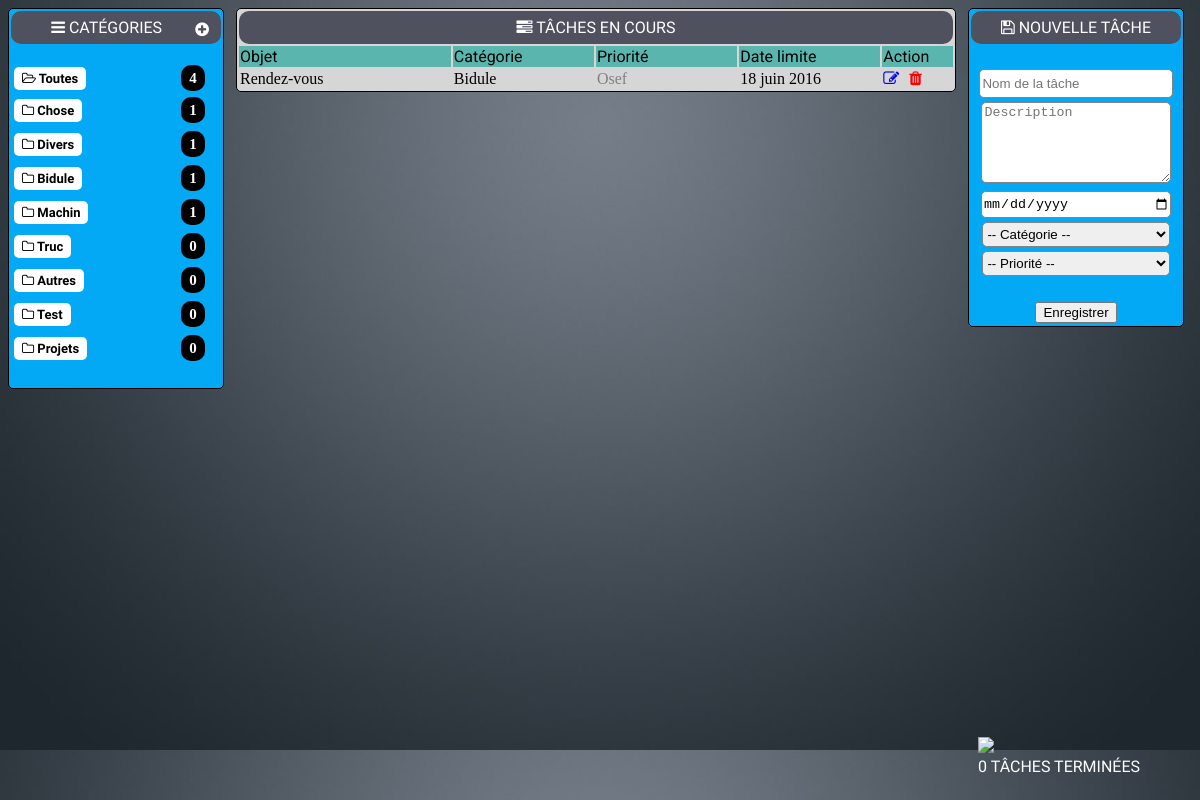
Page /index.php?cat=7 on the committed database.
### tables this page shows
CREATE TABLE `categories` (
  `id` int(11) NOT NULL,
  `categorie` varchar(50) NOT NULL
);

CREATE TABLE `taches` (
  `id` int(11) NOT NULL,
  `titre` varchar(255) NOT NULL,
  `etat` varchar(50) NOT NULL,
  `date` date NOT NULL,
  `id_categories` int(11) NOT NULL,
  `description` text
);

### cat.php (the view, shortened to what this page needs)
<?php
$countalle = $mysqli->query('
SELECT
COUNT(*) as countall
FROM taches');
$countall = $countalle->fetch_object();
?>
<table class="left">
<tr><td id="cat" class="titre" colspan="2" onclick="cacher();"><i class="fa fa-bars" aria-hidden="true"></i> Catégories <i class="fa fa-plus-circle plusss" aria-hidden="true"></i></td></tr>
    <tr><td >&nbsp;</td></tr>
    <tr><td class=""><a href="index.php"><span class="dossier"><i class="fa fa-folder-open-o" aria-hidden="true"></i> Toutes</span></a></td><td class="compteur"><span class="count"><?= $countall->countall ?></span></td></tr>
    <tr><td >
    <?php
    $categories = $mysqli->query('
SELECT c.id, c.categorie,
COUNT(t.id_categories) as count
FROM categories c
LEFT JOIN taches t
ON c.id = t.id_categories
GROUP BY c.categorie
ORDER BY count DESC');
    while ($cat = $categories->fetch_object()) {
        echo '<tr><td height="30px"><a href="index.php?cat='.$cat->id.'"><span class="dossier"><i class="fa fa-folder-o" aria-hidden="true"></i> '.$cat->categorie.'</span></a></td><td class="compteur"><span class="count">'.$cat->count.'</span></td></tr>';
    }
    ?>
            </td></tr><tr><td>&nbsp;</td></tr></table>
<?php
$result = $mysqli->query("SELECT COUNT(*) FROM corbeille");
$row_cnt = mysqli_fetch_row($result);
?>
<div class="trash" onclick="location.href='index.php?trashbin=view';">
    <img class="trash-img" src="img/trash.png">
    <div class="counttrash"><?= $row_cnt[0]; ?> Tâches terminées</div>
</div>

### liste.php (shortened to what this page needs)
<table class="center">
    <tr>
        <td colspan=5 class="titre"><i class="fa fa-tasks" aria-hidden="true"></i> Tâches en cours</td>
    </tr>
    <tr class="desctable">
        <td width=20%>Objet</td>
        <td width=20%>Catégorie</td>
        <td width=20%>Priorité</td>
        <td width=20%>Date limite</td>
        <td colspan="2">Action</td>
    </tr>
    <?php
    if (isset($_GET['cat'])) {
        $categ = $_GET['cat'];
        $tasklist = $mysqli->query("
SELECT * ,DATE_FORMAT(t.date, \"%d %M %Y\") AS formatted_date
, t.id as lid
 FROM taches t
JOIN categories c
ON t.id_categories = c.id
where id_categories = '$categ' ORDER BY DATE, etat DESC ");
        while ($list = $tasklist->fetch_object()) {
            echo '<tr><td width=30% class="tooltip" onmouseover="tooltip.pop(this, `' . $list->description . '`)" >' . $list->titre . '</td><td width=20% >' . $list->categorie . '</td><td class="' . $list->etat . '" width=20%>' . $list->etat . '</td><td width=20%>' . $list->formatted_date . '</td><td><a href="index.php?cat=' . $categ . '&id=' . $list->lid . '"><i class="fa fa-pencil-square-o"></i></a><a href="totrashbin.php?id=' . $list->lid . '"><i class="fa fa-trash red" aria-hidden="true"></i></a></td></tr>';
        }
    }
    ?>
</table>

### css/styles.css (style rules this page uses)
.left { float: left; background-color: #03A9F4; border-radius: 5px; border: 1px solid black; width: 18vw; }
.center { float: left; background-color: #D6D6D6; margin-left: 1vw; width: 60vw; border-radius: 5px; border: 1px solid black; }
.titre { background-color: #4F515E; color: white; padding: 7px; text-align: center; border-radius: 10px; text-transform: uppercase; font-family: 'Passion One', cursive; }
a { text-decoration: none; }
span { background-color: white; padding: 4px 8px 4px 8px; margin: 2px; border-radius: 5px; font-weight: bold; color: black; }
.dossier { font-family: 'Montserrat Alternates', sans-serif; font-size: 13px; }
.count { -moz-border-radius: 10px; border-radius: 10px; border-color:black; background-color:black; color:white; padding-left:8px; padding-right:8px; padding-top:5px; padding-bottom:5px; font-size:15px; font-weight: bold; }
.compteur { text-align: center; }
.desctable { background-color: #59B5AD; font-family: 'Roboto', sans-serif; }
.red { color: red; margin-left: 10px; }
.plusss { float: right; margin-top: 3px; margin-right: 5px; }
body { background-image: url("../img/bg.jpg"); background-size: cover; }
.trash-img { width: 40%; }
.trash { position: absolute; bottom: 2vw; right: 5vw; }
.counttrash { color: white; text-transform: uppercase; font-family: 'Passion One', cursive; }

### rows in the picture
categories: categorie "Chose", count "1"
categories: categorie "Divers", count "1"
categories: categorie "Bidule", count "1"
categories: categorie "Machin", count "1"
categories: categorie "Truc", count "0"
categories: categorie "Autres", count "0"
categories: categorie "Test", count "0"
categories: categorie "Projets", count "0"
taches: titre "Rendez-vous", id_categories.categorie "Bidule", etat "Osef", formatted_date "18 juin 2016"

### other values in the picture
$countall->countall "4"
$row_cnt[0] "0"
